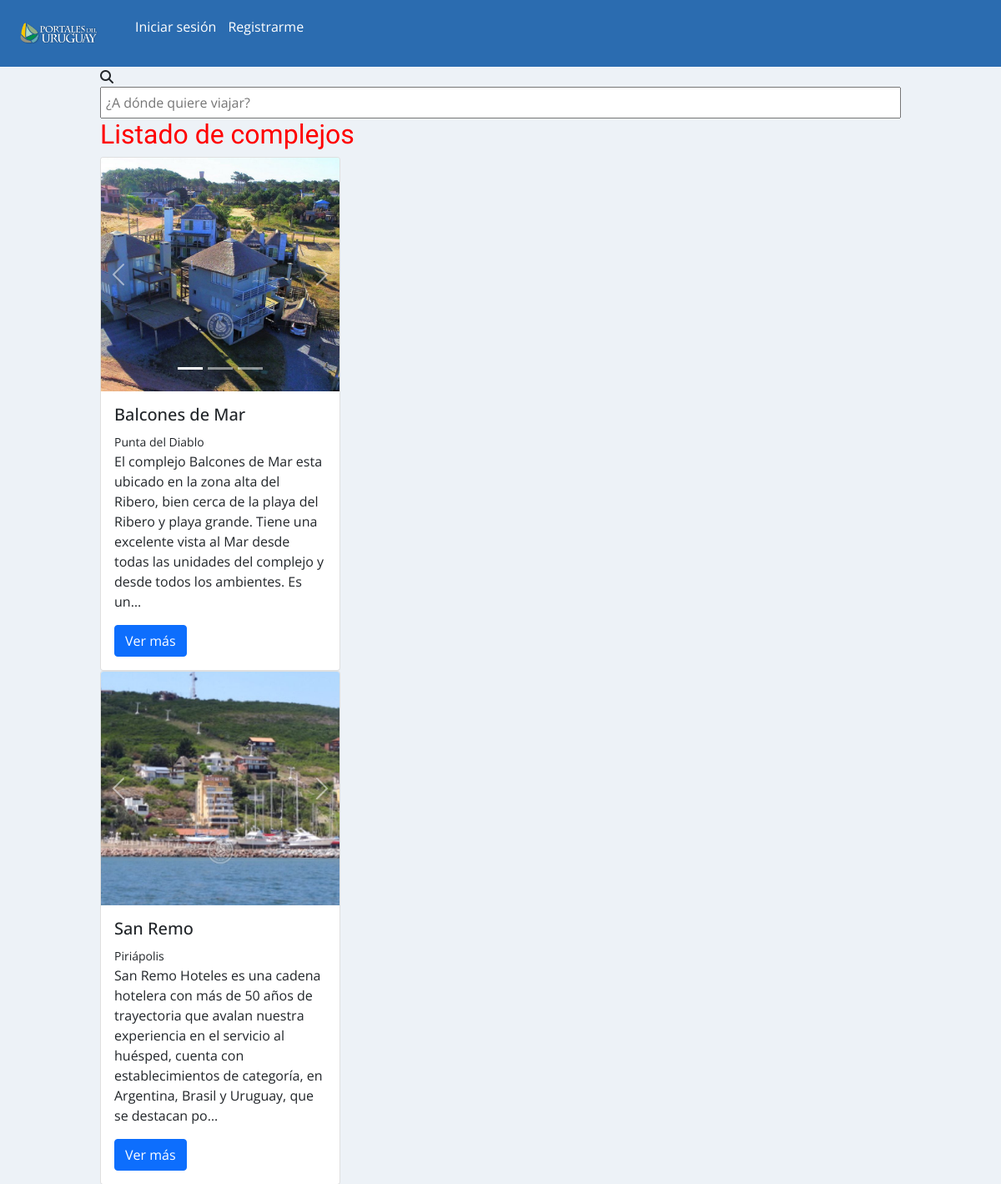
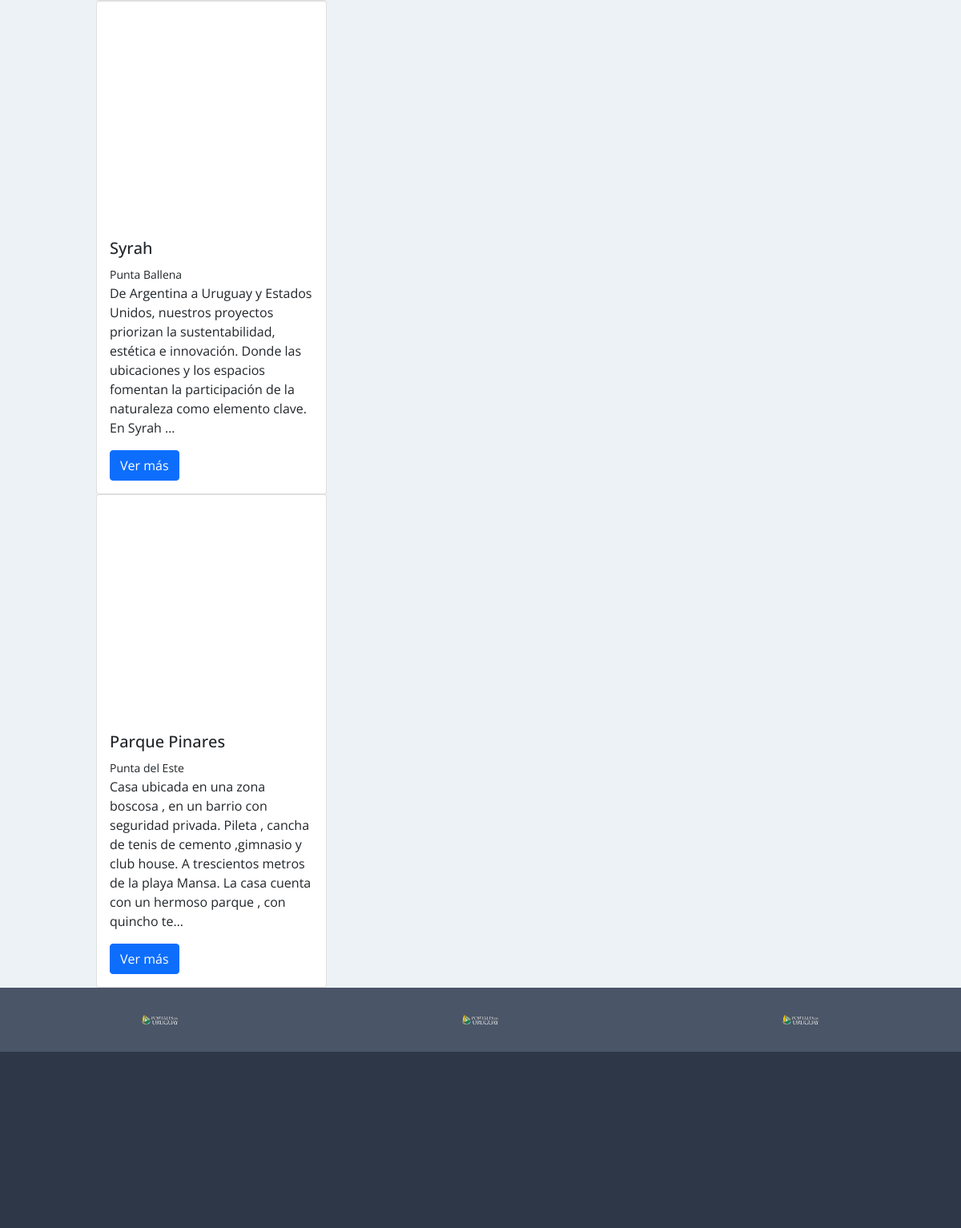
The page / on the database its author committed (2 pictures, top to bottom).
### app/models.py (models this page shows, shortened)
class Complejo(models.Model):
    user = models.OneToOneField(User, related_name='complejo', on_delete=models.CASCADE, null=True)
    nombre_complejo = models.CharField(max_length=50)
    localidad = models.IntegerField(choices=localidades, null=True)
    direccion = models.CharField(max_length=50)
    telefono = models.IntegerField()
    activo = models.BooleanField(default=True)
    descripcion = models.TextField(max_length=1000)
    equipamiento = models.ManyToManyField(Equipamiento)
    imagen1 = models.ImageField(upload_to='complejos', null=True)
    imagen2 = models.ImageField(upload_to='complejos', null=True)
    imagen3 = models.ImageField(upload_to='complejos', null=True)
    imagen4 = models.ImageField(upload_to='complejos', null=True)
    imagen5 = models.ImageField(upload_to='complejos', null=True)
    destacado = models.BooleanField(default=False)

### app/views.py (the view)
# urls.py: path('', ComplejosListView.as_view(), name = 'complejos'),
class ComplejosListView(ListView):
    model = Complejo

### app/templates/app/complejo_list.html (shortened to what this page needs)
{% extends 'app/base_cliente.html' %}
{% block contenido %}
{% load static %}
{% include 'app/buscador.html'%}
<h2>Listado de complejos</h2>
<div class="contenedor">
    <table>
        {% for c in complejo_list %}
        <tr>
        <div class="card" style="width: 18rem;">
          {% if c.imagen1 %}
          <div id="carouselExampleCaptions{{ c.id }}" class="carousel slide" data-bs-ride="carousel">
              <div class="carousel-indicators">
                <button type="button" data-bs-target="#carouselExampleCaptions{{ c.id }}" data-bs-slide-to="0" class="active" aria-current="true" ></button>
                <button type="button" data-bs-target="#carouselExampleCaptions{{ c.id }}" data-bs-slide-to="1" ></button>
                <button type="button" data-bs-target="#carouselExampleCaptions{{ c.id }}" data-bs-slide-to="2" ></button>
              </div>
              <div class="carousel-inner">
                  <div class="carousel-item active">
                      <img src="{{ c.imagen1.url }}" class="card-img-top d-block w-100" alt="imagen producto" style="width: 100%; height: 280px; object-fit: cover;">
                  </div>
                  <button class="carousel-control-prev" type="button" data-bs-target="#carouselExampleCaptions{{ c.id }}" data-bs-slide="prev">
                      <span class="carousel-control-prev-icon" aria-hidden="true"></span>
                    </button>
                    <button class="carousel-control-next" type="button" data-bs-target="#carouselExampleCaptions{{ c.id }}" data-bs-slide="next">
                      <span class="carousel-control-next-icon" aria-hidden="true"></span>
                    </button>
                </div>
              </div>
            {% endif %}
          <div class="card-body">
            <h5 class="card-title">{{ c.nombre_complejo }}</h5>
            <small>{{ c.get_localidad_display }}</small>
            <p class="card-text">{{ c.descripcion | truncatechars:225 }}</p>
            <a href="{% url 'complejo' c.id c.nombre_complejo|slugify %}" class="btn btn-primary">Ver más</a>
          </div>
        </div>
        </tr>
        {% endfor %}
    </table>
</div>
{% endblock %}

### app/templates/app/base_cliente.html (shortened to what this page needs)
<!DOCTYPE html>
<html lang="es">
<head>
    {% load static %}
    <link rel="stylesheet" href="{% static 'app/css/bootstrap5.min.css' %}">
    <link rel="stylesheet" href="https://code.jquery.com/ui/1.12.1/themes/base/jquery-ui.css">
    <link href="{% static 'app/css/fontawesome-free-5.15.4-web/css/all.css' %}" rel="stylesheet">
    <link rel="stylesheet" href="{% static 'app/css/estilos.css' %}">
</head>
<body>
  <header id="header">
    <nav class="contenedor_logo">
      <a href="{% url 'complejos' %}"><img  class="logo"  src="{% static 'app/images/icono.png' %}" alt="logo"></a>
      <ul>
        {% if user.is_authenticated %}
        <li>
          <a href="{%url 'consultas:listar_consultas' request.user.id %}">
            Mis consultas {% if cant_consultas >= 0 %}<span class="badge bg-secondary">0</span>{% endif %}
          </a>
        </li>
        |
        <li>
          <a href="#">Bienvenid@ {{ user.username }}</a>
        </li>
        |
        <li>
          <form action="{% url 'logout' %}" method="post" style="display: inline;">{% csrf_token %}
            <button style="background-color: transparent; border: none; color: white;">Cerrar sesión</button>
          </form>
        </li>
        {% else %}
        <li>
          <a href="{% url 'login' %}">Iniciar sesión</a>
        </li>
        <li>
          <a href="{% url 'signup' %}">Registrarme</a>
        </li>
        {% endif %}
      </ul>
    </nav>
  </header>
    <div id="contenido">
    {% block contenido %}
    {% endblock %}
    </div>
    <footer>
        <div class="marcas">
            <img src="{% static 'app/images/icono.png' %}" alt="Portal">
            <img src="{% static 'app/images/icono.png' %}" alt="Portal">
            <img src="{% static 'app/images/icono.png' %}" alt="Portal">
        </div>
    </footer>
</body>
</html>

### app/templates/app/buscador.html
<div class="contenedor_box">
    <div class="box">
      <i class="fas fa-search"></i>
      <input type="text" name="buscador" id="buscador" placeholder="¿A dónde quiere viajar?">
    </div>
  </div>

### static/app/css/estilos.css (style rules this page uses)
* { margin:0; padding:0; }
body { background-color:#EDF2F7; font-family: 'Open Sans', sans-serif; }
h1,h2 { font-family: 'Balsamiq Sans', cursive; color:red; }
header { width: 100%; height: 80px; background-color: #2B6CB0; display: flex; justify-content: space-between; }
.contenedor_logo { display: flex; align-items: center; }
.logo { width: 100px; margin-left: 20px; }
nav { display: flex; justify-content: flex-end; align-items: center; height: 100%; }
nav > ul { margin-right: 50px; }
nav > ul > li { display: inline; margin-left: 10px; }
nav a { color:white; text-decoration: none; }
#contenido { width: 80%; margin:auto; max-width: 1280px; min-height: 100vh; }
footer { width: 100%; height: 300px; background-color: #2D3748; }
footer > .marcas { width: 100%; height: 80px; background-color: #4A5568; display: flex; justify-content: space-around; align-items: center; }
footer > .marcas > img { width: 50px; }
input[type=text], input[type=email], input[type=number], select, textarea { width: 100%; padding: 5px; }

### rows shown on the page
Complejo: imagen1 (picture), nombre_complejo "Balcones de Mar", localidad "Punta del Diablo", descripcion "El complejo Balcones de Mar esta ubicado en la zona alta del Ribero, bien cerca de la playa del Ribero y playa grande. Tiene una excelente vista al Mar desde todas las unidades del complejo y desde todos los ambientes. Es un…"
Complejo: imagen1 (picture), nombre_complejo "San Remo", localidad "Piriápolis", descripcion "San Remo Hoteles es una cadena hotelera con más de 50 años de trayectoria que avalan nuestra experiencia en el servicio al huésped, cuenta con establecimientos de categoría, en Argentina, Brasil y Uruguay, que se destacan po…"
Complejo: imagen1 (picture), nombre_complejo "Syrah", localidad "Punta Ballena", descripcion "De Argentina a Uruguay y Estados Unidos, nuestros proyectos priorizan la sustentabilidad, estética e innovación. Donde las ubicaciones y los espacios fomentan la participación de la naturaleza como elemento clave. En Syrah …"
Complejo: imagen1 (picture), nombre_complejo "Parque Pinares", localidad "Punta del Este", descripcion "Casa ubicada en una zona boscosa , en un barrio con seguridad privada. Pileta , cancha de tenis de cemento ,gimnasio y club house. A trescientos metros de la playa Mansa. La casa cuenta con un hermoso parque , con quincho te…"
